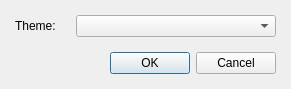
<?xml version="1.0" encoding="UTF-8"?>
<ui version="4.0">
 <class>DialogGeneralOptions</class>
 <widget class="QDialog" name="DialogGeneralOptions">
  <property name="geometry">
   <rect>
    <x>0</x>
    <y>0</y>
    <width>291</width>
    <height>89</height>
   </rect>
  </property>
  <property name="windowTitle">
   <string>General options</string>
  </property>
  <layout class="QGridLayout" name="gridLayout">
   <property name="leftMargin">
    <number>15</number>
   </property>
   <property name="topMargin">
    <number>10</number>
   </property>
   <property name="rightMargin">
    <number>15</number>
   </property>
   <property name="bottomMargin">
    <number>10</number>
   </property>
   <item row="0" column="0">
    <layout class="QVBoxLayout" name="verticalLayout">
     <property name="spacing">
      <number>15</number>
     </property>
     <item>
      <layout class="QHBoxLayout" name="horizontalLayout" stretch="0,1">
       <item>
        <widget class="QLabel" name="label">
         <property name="text">
          <string>Theme:</string>
         </property>
        </widget>
       </item>
       <item>
        <widget class="QComboBox" name="comboBoxTheme">
         <property name="minimumSize">
          <size>
           <width>200</width>
           <height>0</height>
          </size>
         </property>
         <property name="maximumSize">
          <size>
           <width>200</width>
           <height>16777215</height>
          </size>
         </property>
        </widget>
       </item>
      </layout>
     </item>
     <item>
      <widget class="QDialogButtonBox" name="buttonBox">
       <property name="orientation">
        <enum>Qt::Horizontal</enum>
       </property>
       <property name="standardButtons">
        <set>QDialogButtonBox::Cancel|QDialogButtonBox::Ok</set>
       </property>
      </widget>
     </item>
    </layout>
   </item>
  </layout>
 </widget>
 <resources/>
 <connections>
  <connection>
   <sender>buttonBox</sender>
   <signal>accepted()</signal>
   <receiver>DialogGeneralOptions</receiver>
   <slot>accept()</slot>
   <hints>
    <hint type="sourcelabel">
     <x>248</x>
     <y>254</y>
    </hint>
    <hint type="destinationlabel">
     <x>157</x>
     <y>274</y>
    </hint>
   </hints>
  </connection>
  <connection>
   <sender>buttonBox</sender>
   <signal>rejected()</signal>
   <receiver>DialogGeneralOptions</receiver>
   <slot>reject()</slot>
   <hints>
    <hint type="sourcelabel">
     <x>316</x>
     <y>260</y>
    </hint>
    <hint type="destinationlabel">
     <x>286</x>
     <y>274</y>
    </hint>
   </hints>
  </connection>
 </connections>
</ui>
